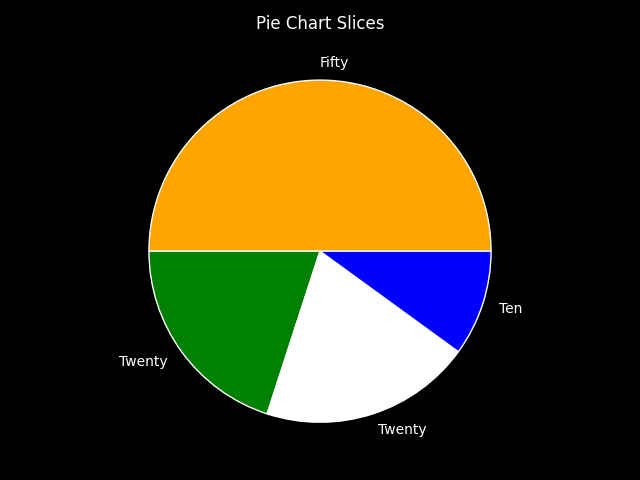

Write the Python code that produced this figure.
import matplotlib.pyplot as plt 

# print(plt.style.available)
plt.style.use('dark_background')

plt.title('Pie Chart Slices')

slices = [50,20,20, 10]
labels = ['Fifty', 'Twenty', 'Twenty', 'Ten']
colors = ['orange', 'green', 'white', 'blue']

plt.pie(slices, labels=labels, colors=colors, wedgeprops={'edgecolor': 'white'})


plt.tight_layout()

plt.savefig('pie_chart_test.png')

plt.show()